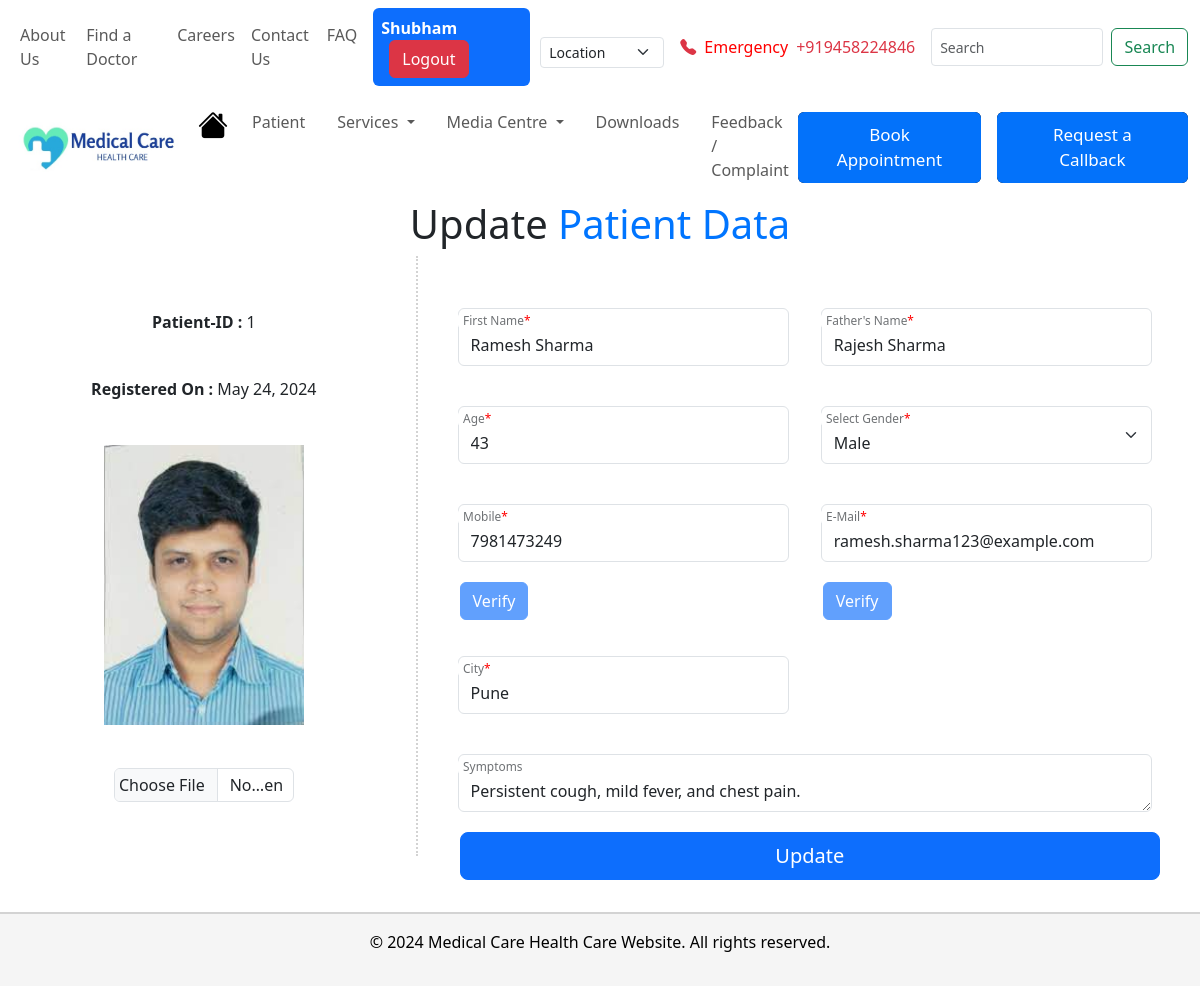
The page /patient/update/1 (signed in) on the database its author committed.
### Patient/models.py (models this page shows, shortened)
class Patients(models.Model):
    patient_id = models.AutoField(primary_key=True, unique=True)
    patient_full_name = models.CharField(max_length=100)
    patient_father_name = models.CharField(max_length=100)
    patient_age = models.SmallIntegerField()
    patient_gender = models.CharField(max_length=10)
    patient_mobile = models.CharField(max_length=10,unique=True)
    patient_email = models.EmailField(max_length=100,unique=True)
    patient_city = models.CharField(max_length=50)
    patient_symptoms = models.CharField(max_length=1000)
    registeration_time = models.DateField(auto_now_add=True)
    patient_image = models.ImageField(upload_to='patient_image/',null=True) # For uploaded photo

### Patient/views.py (the view, shortened to what this page needs)
# urls.py: path('update/<int:id>', views.update_patient, name='update'),
def update_patient(request,id):
    if not (request.session.get('staff_id')):
        return redirect('Patient:login')
    patient = models.Patients.objects.get(patient_id=id)
    data = {'patient':patient}
    return render(request,'Patient/update.html',context=data)

### Patient/templates/Patient/update.html (shortened to what this page needs)
<!DOCTYPE html>
{% load static %}
<html lang="en">
<head>
    <link href="https://cdn.jsdelivr.net/npm/bootstrap@5.3.3/dist/css/bootstrap.min.css" rel="stylesheet">
    <link rel="stylesheet" href="https://cdn.jsdelivr.net/npm/bootstrap-icons@1.11.3/font/bootstrap-icons.min.css">
    <link rel="stylesheet" href="{% static 'css/update.css' %}">
</head>
<body>
    {% include 'navbar.html' %}
    <h1 class="heading">Update <span>Patient Data</span></h1>
    <div class="patient-data">
        <form class="row g-3 needs-validation" action= "{% url 'Patient:update' id=patient.patient_id %}" method="POST" enctype="multipart/form-data" novalidate>
        <div class="left-side">
            <span><b>Patient-ID : </b>{{patient.patient_id}}</span>
            <span><b>Registered On : </b>{{patient.registeration_time}}</span>
            <img src="{{patient.patient_image.url}}" alt="patient-image" width="200px" height="280px">
            <input type="file" class="form-control" id="edit-photo" aria-describedby="inputGroupFileAddon04" aria-label="Upload" name="image">
        </div>
        <div class="right-side row g-3">
                <div class="col-md-6">
                    <div class="form-floating mb-3 form-control-sm">
                        <input name= "full_name" type="text" class="form-control" id="full_name" placeholder="Full Name" value="{{patient.patient_full_name}}">
                        <label for="full_name">First Name<font color="red">*</font></label>
                    </div>
                </div>
                <div class="col-md-6">
                    <div class="form-floating mb-3 form-control-sm">
                        <input name="father_name" type="text" class="form-control" id="father_name" placeholder="Father's Name" value="{{patient.patient_father_name}}">
                        <label for="father_name">Father's Name<font color="red">*</font></label>
                    </div>
                </div>
                <div class="col-md-6">
                    <div class="form-floating mb-3 form-control-sm">
                        <input name="age" type="text" class="form-control" id="age" placeholder="Age" value="{{patient.patient_age}}">
                        <label for="age">Age<font color="red">*</font></label>
                    </div>
                </div>
                <div class="col-md-6">
                    <div class="form-floating mb-3 form-control-sm">
                        <select name= "gender" class="form-select" aria-label="Default select example">
                        {% if patient.patient_gender == 'male' %}
                            <option selected value="male">Male</option>
                        {% elif patient.patient_gender == 'female' %}
                            <option>Select</option>
                            <option value="male">Male</option>
                            <option selected value="female">Female</option>
                            <option value="other">Other</option>
                        {% elif patient.patient_gender == 'other' %}
                            <option>Select</option>
                            <option value="male">Male</option>
                            <option value="female">Female</option>
                            <option selected value="other">Other</option>
                        {% endif %}
                        </select>
                        <label for="gender">Select Gender<font color="red">*</font></label>
                    </div>
                </div>
                <div class="col-md-6">
                    <div class="form-floating mb-3 form-control-sm">
                        <input name= "mobile" type="text" class="form-control" id="mobile" placeholder="Mobile" maxlength="10" minlength="10" value="{{patient.patient_mobile}}">
                        <label for="mobile">Mobile<font color="red">*</font></label>
                    </div>
                    <div class="col-sm-6">
                        <button type="submit" class="btn btn-primary mb-3" style="margin-left: 10px;" disabled>Verify</button>
                    </div>
                </div>
                <div class="col-md-6">
                    <div class="form-floating mb-3 form-control-sm">
                        <input name= "email" type="email" class="form-control" id="email" placeholder="Email" value="{{patient.patient_email}}">
                        <label for="email">E-Mail<font color="red">*</font></label>
                    </div>
                    <div class="col-sm-6">
                        <button type="submit" class="btn btn-primary mb-3" style="margin-left: 10px;" disabled>Verify</button>
                    </div>
                </div>
                <div class="col-md-6">
                    <div class="form-floating mb-3 form-control-sm">
                        <input name= "city" type="text" class="form-control" id="city" placeholder="City" value="{{patient.patient_city}}">
                        <label for="city">City<font color="red">*</font></label>
                    </div>
                </div>
                <div class="col-md-12">
                    <div class="form-floating form-control-sm">
                        <textarea name= "symptoms" class="form-control" id="symptoms">{{patient.patient_symptoms}}</textarea>
                        <label for="symptoms">Symptoms</label>
                    </div>
                </div>
                <div class="col-12 d-grid">
                    <button type="submit" class="btn btn-primary btn-lg" style="margin-left: 10px;">Update</button>
                </div>
            </div>
        </form>
    </div>
    {% include 'footer.html' %}
</body>
</html>

### Patient/static/css/update.css (style rules this page uses)
.heading { text-align: center; }
.heading>span { color: #0075ff; }
.left-side { border-right: 2px dotted lightgray; width: 35%; height: 600px; display: grid; place-items: center; padding: 2em; }
#edit-photo { width: 50%; padding: 4px; }
.right-side { width: 65%; padding: 2em; }

### static/css/footer.css (style rules this page uses)
body { min-height: 100vh; display: flex; flex-direction: column; }

### rows shown on the page
Patients: patient_id "1", registeration_time "May 24, 2024", patient_image (picture), full_name "Ramesh Sharma", father_name "Rajesh Sharma", age "43", gender "Male", mobile "7981473249", email "ramesh.sharma123@example.com", city "Pune", symptoms "Persistent cough, mild fever, and chest pain."

### other values the page prints
{{ request.session.staff_name }} "Shubham"
